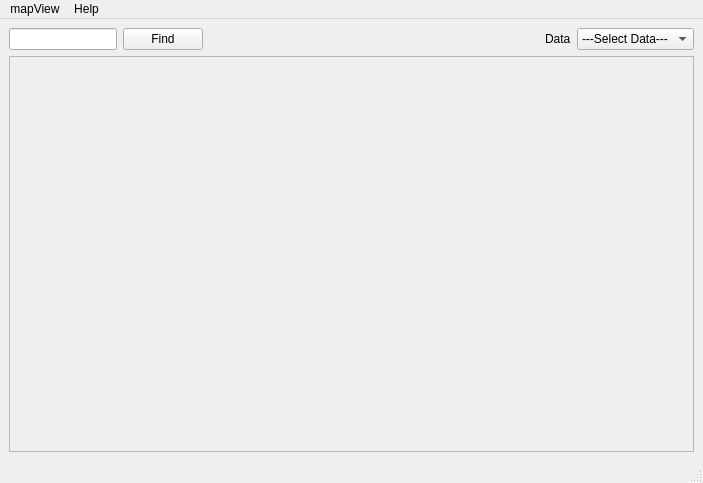
<?xml version="1.0" encoding="UTF-8"?>
<ui version="4.0">
 <class>MainWindow</class>
 <widget class="QMainWindow" name="MainWindow">
  <property name="geometry">
   <rect>
    <x>0</x>
    <y>0</y>
    <width>703</width>
    <height>483</height>
   </rect>
  </property>
  <property name="windowTitle">
   <string>MainWindow</string>
  </property>
  <widget class="QWidget" name="programWindow">
   <layout class="QGridLayout" name="gridLayout">
    <item row="0" column="0">
     <layout class="QHBoxLayout" name="horizontalLayout">
      <item>
       <widget class="QLineEdit" name="search">
        <property name="sizePolicy">
         <sizepolicy hsizetype="Fixed" vsizetype="Fixed">
          <horstretch>0</horstretch>
          <verstretch>0</verstretch>
         </sizepolicy>
        </property>
       </widget>
      </item>
      <item>
       <widget class="QPushButton" name="findButton">
        <property name="sizePolicy">
         <sizepolicy hsizetype="Fixed" vsizetype="Fixed">
          <horstretch>0</horstretch>
          <verstretch>0</verstretch>
         </sizepolicy>
        </property>
        <property name="text">
         <string>Find</string>
        </property>
       </widget>
      </item>
     </layout>
    </item>
    <item row="0" column="1">
     <layout class="QHBoxLayout" name="_2">
      <property name="topMargin">
       <number>0</number>
      </property>
      <item alignment="Qt::AlignRight">
       <widget class="QLabel" name="dropDownLabel">
        <property name="text">
         <string>Data</string>
        </property>
       </widget>
      </item>
      <item>
       <widget class="QComboBox" name="fileDropDown">
        <property name="sizePolicy">
         <sizepolicy hsizetype="Fixed" vsizetype="Fixed">
          <horstretch>0</horstretch>
          <verstretch>0</verstretch>
         </sizepolicy>
        </property>
        <item>
         <property name="text">
          <string>---Select Data---</string>
         </property>
        </item>
        <item>
         <property name="text">
          <string>US Volcanoes</string>
         </property>
        </item>
        <item>
         <property name="text">
          <string>Top 100 Peaks</string>
         </property>
        </item>
       </widget>
      </item>
     </layout>
    </item>
    <item row="1" column="0" colspan="2">
     <widget class="QFrame" name="mapFrame">
      <property name="frameShape">
       <enum>QFrame::StyledPanel</enum>
      </property>
      <property name="frameShadow">
       <enum>QFrame::Raised</enum>
      </property>
     </widget>
    </item>
   </layout>
  </widget>
  <widget class="QMenuBar" name="menubar">
   <property name="geometry">
    <rect>
     <x>0</x>
     <y>0</y>
     <width>703</width>
     <height>22</height>
    </rect>
   </property>
   <widget class="QMenu" name="menumapView">
    <property name="title">
     <string>mapView</string>
    </property>
    <addaction name="actionRefresh"/>
    <addaction name="separator"/>
    <addaction name="actionExit"/>
   </widget>
   <widget class="QMenu" name="menuHelp">
    <property name="title">
     <string>Help</string>
    </property>
    <addaction name="actionDocumentation"/>
    <addaction name="actionAbout_mapView"/>
   </widget>
   <addaction name="menumapView"/>
   <addaction name="menuHelp"/>
  </widget>
  <widget class="QStatusBar" name="statusbar"/>
  <action name="actionRefresh">
   <property name="text">
    <string>Refresh</string>
   </property>
  </action>
  <action name="actionExit">
   <property name="text">
    <string>Exit</string>
   </property>
  </action>
  <action name="actionDocumentation">
   <property name="text">
    <string>Documentation</string>
   </property>
  </action>
  <action name="actionAbout_mapView">
   <property name="text">
    <string>About mapView</string>
   </property>
  </action>
 </widget>
 <resources/>
 <connections/>
</ui>
